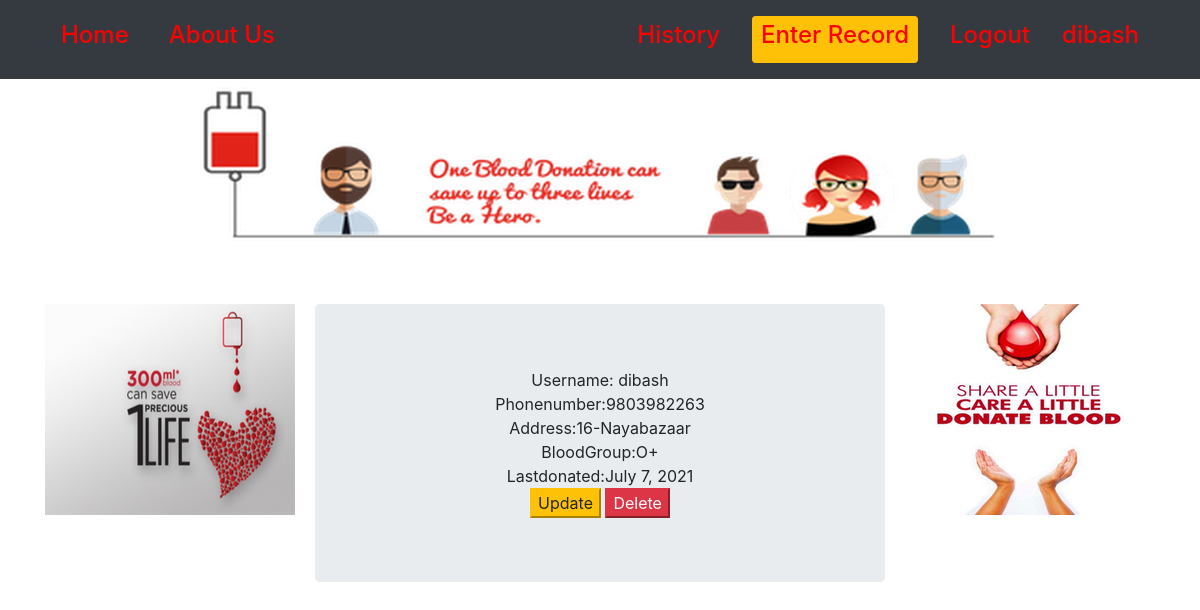
/profile/dibash/1/ (signed in), run on the app's committed database.
### accounts/models.py (models this page shows, shortened)
class UserProfile(AbstractBaseUser, PermissionsMixin):
    email=models.EmailField(max_length=200, unique=True)
    username=models.CharField(max_length=10,unique=True)
    is_active = models.BooleanField(default=True)
    is_staff = models.BooleanField(default=False)
    bloodgroup=models.CharField(choices=Blood_Group,max_length=3)
    phonenumber=models.CharField(max_length=10,unique=True)
    address = models.CharField(max_length=264)
    objects = UserProfileManager()
    USERNAME_FIELD='email'
    REQUIRED_FIELDS=['username']
    def __str__(self):
        return self.email

### record/models.py (models this page shows, shortened)
class History(models.Model):
    user=models.ForeignKey(UserProfile, on_delete=models.CASCADE)
    lastdonateddate = models.DateField(default=timezone.now())

### record/views.py (the view)
# urls.py: path('profile/<username>/<int:pk>/',views.ProfileDetailView.as_view(),name='historydetail'),
class ProfileDetailView(LoginRequiredMixin, SelectRelatedMixin, DetailView):
    model = History
    template_name='record/profiledetail.html'
    select_related=("user",)
    def get_queryset(self):
        queryset = super().get_queryset()
        return queryset.filter(user_id=self.request.user.id)

### record/templates/record/profiledetail.html
{% extends "mainbase.html" %}
{% block content %}
  <div class="col jumbotron text-center">
      <a>Username: {{history.user.username}} </a><br>
      <a>Phonenumber:{{history.user.phonenumber}} </a><br>
      <a>Address:{{history.user.address}} </a><br>
      <a>BloodGroup:{{history.user.bloodgroup}} </a><br>
      <a>Lastdonated:{{history.lastdonateddate}}</a><br>
        <a href="{%url 'record:profileupdate' username=history.user pk=history.pk%}">
          <button type="button" class="btn-warning">Update</button>
        </a>
        <a href="{%url 'record:deletehistory' username=history.user pk=history.pk%}">
          <button type="button" class="btn-danger">Delete</button>
        </a>
    </div>
{% endblock %}

### templates/mainbase.html (shortened to what this page needs)
<!DOCTYPE html>
  {% load static %}
  {% load bootstrap5 %}
<html lang="en" dir="ltr">
<head>
    <link rel="stylesheet" href="https://stackpath.bootstrapcdn.com/bootstrap/4.4.1/css/bootstrap.min.css">
    <link rel="stylesheet" href="{% static "record/style1.css" %}"/>
</head>
  <body>
    <nav class="navbar fixed-top navbar-expand-lg navbar-light bg-dark ">
        <div class="container">
          <a class="nav-item nav-link" href="{% url "record:Home" %}"><h4>Home </h4></a>
          <div class="collapse navbar-collapse " id="navbarSupportedContent">
            <div class="navbar-nav ml-3 mr-auto">
              <a class="nav-link" href="#"> <h4>About Us </h4></a>
            </div>
              {% if user.is_authenticated %}
                  <a class="nav-item nav-link" href="{% url 'record:historylist' %}" target="_blank"> <h4>History </h4></a>
                  <a class ="nav-item nav-link" href="{% url 'record:createhistory' %}" target="_blank"> <button type="button" class='btn btn-sm btn-warning '><h4>Enter Record</h4> </button></a>
                  <a class="nav-item nav-link" href="{% url 'accounts:logout' %}"> <h4>Logout </h4></a>
                  <a class="nav-item nav-link"><h4 > {{request.user.username}} </h4></a>
              {% else %}
                    <a class="nav-item nav-link " href="{% url 'accounts:signup' %}"> <button type="button" class='btn btn-sm btn-warning '><h4 >SignUp</h4></button></a>
                    <a class="nav-item nav-link " href="{% url 'accounts:login' %}"><h4>Login </h4> </a>
              {% endif %}
          </div>
        </div>
    </nav>
    <div class="container mt-5 pt-4 text-center">
      <img class="img-fluid "src="{% static "image/bloodtop.png" %}" alt="">
      <div class=" mt-5 pt-2">
        <div class="row g-0">
          <div class="col-3 card-img">
            <img class="img-fluid float-left" src="{% static "image/bloodleft.png" %}" alt="fail">
          </div>
              {% block content %}
              {% endblock %}
        <div class="col-3 card-img">
            <img class="img-fluid float-right"src="{% static "image/bloodright.png" %}" alt="">
        </div>
        </div>
      </div>
  </body>
</html>

### static/record/style1.css (style rules this page uses)
h4 { color: red; }

### data on the page
UserProfile: user.username "dibash"
History: user.username "dibash", user.phonenumber "9803982263", user.address "16-Nayabazaar", user.bloodgroup "O+", lastdonateddate "July 7, 2021"
